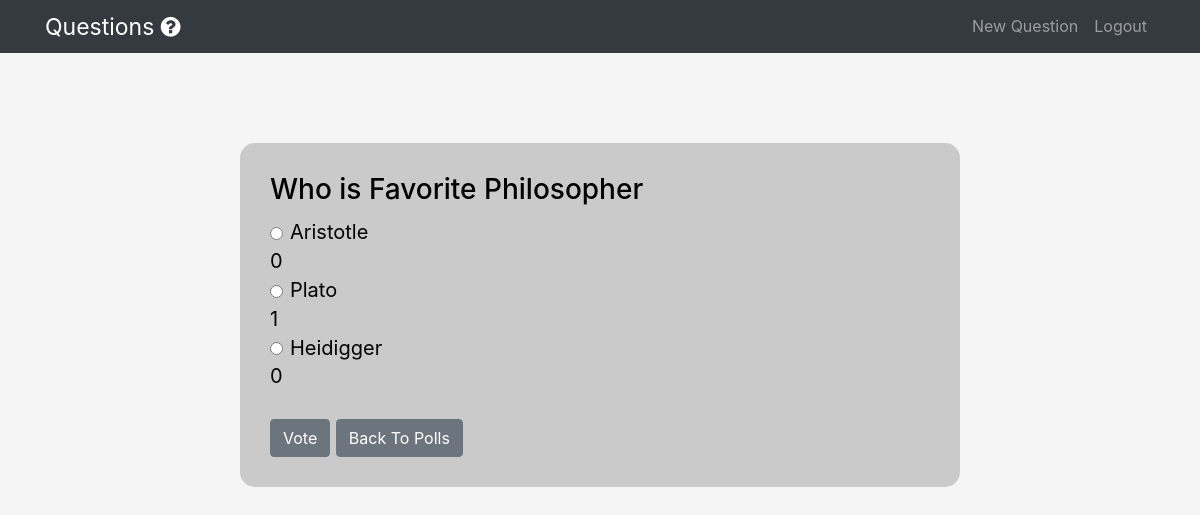
/detail/2/ (signed in), run on the app's committed database.
### polls/models.py (models this page shows, shortened)
class Question(models.Model):
    question_text = models.CharField(max_length=300)
    pub_date=models.DateTimeField(default=timezone.now)
    author = models.ForeignKey(User, related_name="authors", on_delete=models.CASCADE)

class Choice(models.Model):
    choice_text = models.CharField(max_length=300, verbose_name="choices")
    question = models.ForeignKey(
        Question, related_name="question", on_delete=models.CASCADE)
    votes = models.IntegerField(default=0)
    def __str__(self):
        return self.choice_text

### polls/views.py (the view)
# urls.py: path('detail/<int:question_id>/', QuestionDetailView, name="polls-detail"),
def QuestionDetailView(request, question_id):
    try:
        question = Question.objects.get(pk=question_id)
        formset = Choice.objects.filter(question_id=question_id)
        print(formset)
    except Question.DoesNotExist:
        raise Http404("Question does not exist")
    return render(request, 'polls/question_detail.html', { 'question': question, "formset": formset})

### polls/templates/polls/question_detail.html (shortened to what this page needs)
{% extends "users/base.html" %}
{% block content %}
<div class="displayform">
<h3 class="text-left mb-3">{{ question.question_text }}</h3>
<div class="containerq">
<form action="{% url 'polls-vote' question.id %}" method="POST">
    {% for choice in formset %}
    <div class="ro">
        <div class="">
        <input type="radio" name="choice" class="form-check-input" id="{{ choice.id }}"
            value="{{ choice.pk }}" />
        <label for="choice{{ forloop.counter }}">{{ choice.choice_text }}</label>
        </div>
    </div>
    <div class="">
        <div class="">
        <label for="choice{{ forloop.counter }}">{{ choice.votes }}</label>
        </div>
    </div>
    {% endfor %}
    <input type="submit" value="Vote" class="btn btn-secondary mt-4" />
    <a class="btn btn-secondary mt-4 " href="{% url 'list' %}">Back To Polls</a>
    </div>
</div>
{% endblock content %}

### users/Templates/users/base.html (style rules this page uses)
body { line-height: 1.3rem; background-color:rgb(245, 245, 245); text-align: center; color: black; }
.displayform { margin: 0 auto; text-align: left; width: 60%; background-color:rgb(202, 202, 202); padding: 30px; margin-top: 90px; border-radius: 15px; }
.containerq { font-size:20px; display: flex; }
.ro { margin-left: 20px; flex-direction: row; }

### data on the page
Question: question_text "Who is Favorite Philosopher"
Choice: choice_text "Aristotle", votes "0"
Choice: choice_text "Plato", votes "1"
Choice: choice_text "Heidigger", votes "0"
